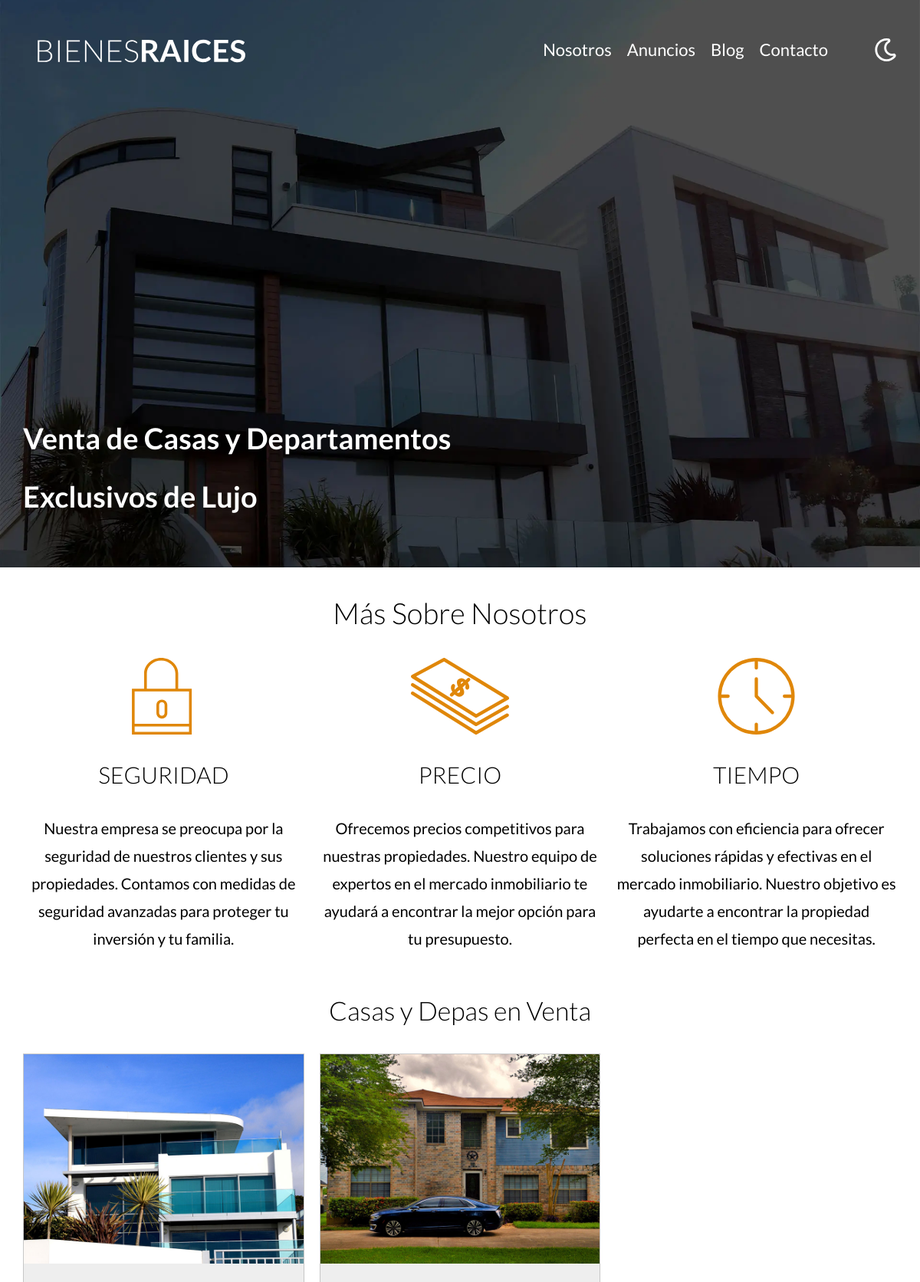
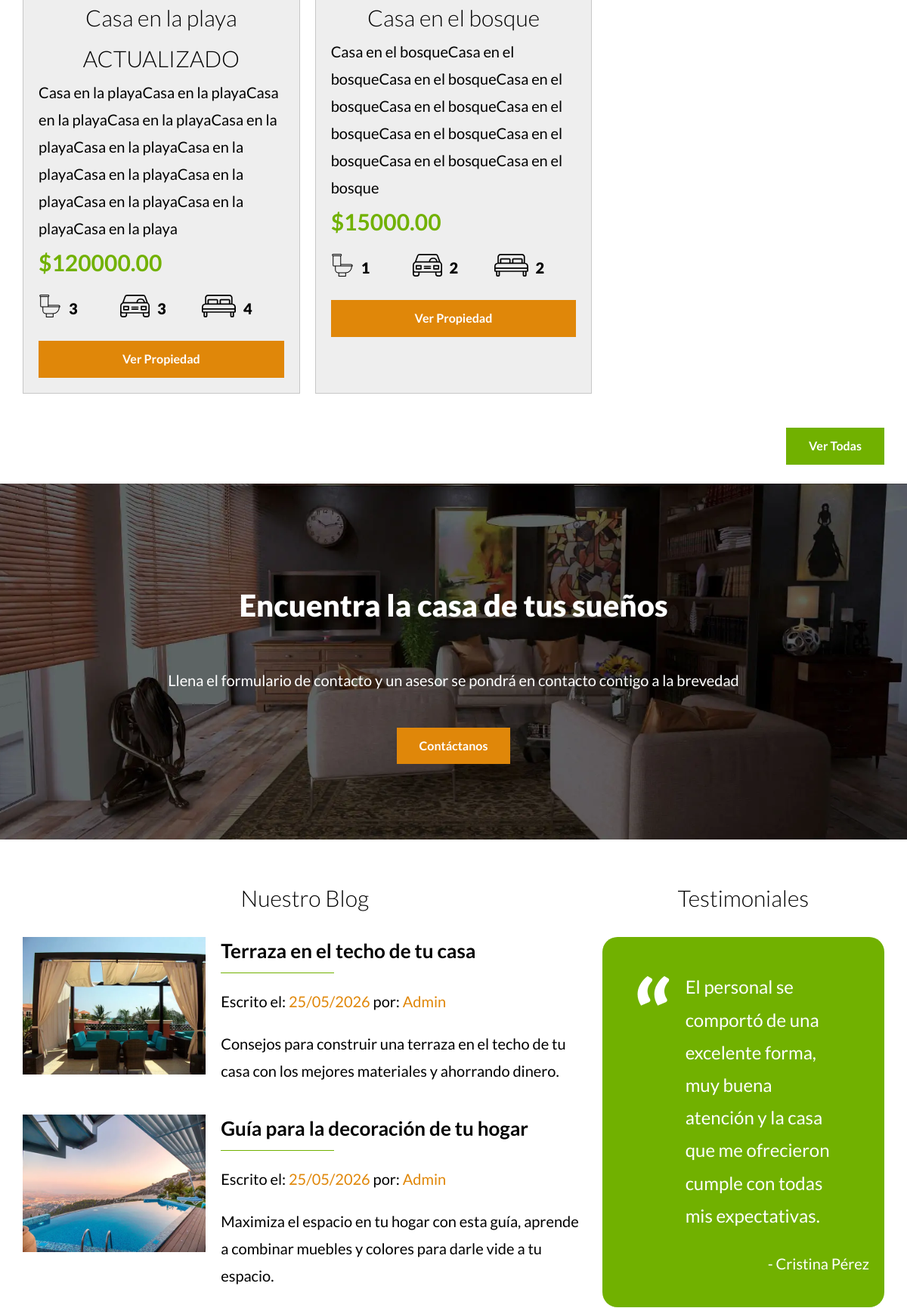
The page / (upper part) on the database its author committed (2 pictures, top to bottom).
### tables this page shows
CREATE TABLE `propiedades` (
  `id` int NOT NULL AUTO_INCREMENT,
  `titulo` varchar(45) DEFAULT NULL,
  `precio` decimal(10,2) DEFAULT NULL,
  `imagen` varchar(200) DEFAULT NULL,
  `descripcion` longtext,
  `habitaciones` int DEFAULT NULL,
  `wc` int DEFAULT NULL,
  `estacionamiento` int DEFAULT NULL,
  `creado` date DEFAULT NULL,
  `vendedores_id` int NOT NULL,
  PRIMARY KEY (`id`),
  KEY `fk_propiedades_vendedores_idx` (`vendedores_id`),
  CONSTRAINT `fk_propiedades_vendedores` FOREIGN KEY (`vendedores_id`) REFERENCES `vendedores` (`id`)
);

### includes/templates/anuncios.php (the view, shortened to what this page needs)
<?php
    $db = conectarDB();
    $query = "SELECT * FROM propiedades LIMIT ${limite}";
    $resultado = mysqli_query($db, $query);
?>
<div class="contenedor-anuncios">
    <?php while($propiedad = mysqli_fetch_assoc($resultado)): ?>
    <div class="anuncio">
        <img loading="lazy" src="imagenes/<?php echo $propiedad['imagen']; ?>" alt="anuncio">
        <div class="contenido-anuncio">
            <h3><?php echo $propiedad['titulo']; ?></h3>
            <p><?php echo $propiedad['descripcion']; ?></p>
            <p class="precio">$<?php echo $propiedad['precio']; ?></p>
            <ul class="iconos-caracteristicas">
                <li>
                    <img class="icono" loading="lazy" src="build/img/icono_wc.svg" alt="icono wc">
                    <p><?php echo $propiedad['wc']; ?></p>
                </li>
                <li>
                    <img class="icono" loading="lazy" src="build/img/icono_estacionamiento.svg" alt="icono icono estacionamiento">
                    <p><?php echo $propiedad['estacionamiento']; ?></p>
                </li>
                <li>
                    <img class="icono" loading="lazy" src="build/img/icono_dormitorio.svg" alt="icono icono dormitorio">
                    <p><?php echo $propiedad['habitaciones']; ?></p>
                </li>
            </ul>
            <a href="anuncio.php?id=<?php echo $propiedad['id']; ?>" class="boton-amarillo-block">
                Ver Propiedad
            </a>
        </div>
    </div>
    <?php endwhile; ?>
</div>

### build/css/app.css (style rules this page uses)
html { -webkit-text-size-adjust:100%;line-height:1.15 }
body { margin:0 }
a { background-color:transparent }
img { border-style:none }
html { box-sizing:border-box;font-size:62.5% }
*,:after,:before { box-sizing:inherit }
body { font-family:Lato,sans-serif;font-size:1.6rem;line-height:1.8 }
p { color:#000;font-size:2rem }
a { text-decoration:none }
img,picture { display:block;width:100% }
h1,h2,h3 { font-family:Lato,sans-serif;font-weight:300;margin:2.5rem 0;text-align:center }
h3 { font-size:3rem }
.boton-amarillo-block { background-color:#e08709;border:none;color:#fff;display:block;font-weight:700;margin-top:2.5rem;padding:1rem 3rem;text-align:center;text-decoration:none }
.icono { text-align:center }
@media (min-width:768px) { .contenedor-anuncios { display:grid;gap:2rem;grid-template-columns:repeat(3,1fr) } }
.anuncio { background-color:#eee;border:1px solid #c7c7c7;margin-bottom:2rem }
.anuncio .contenido-anuncio { padding:2rem }
.anuncio h3,.anuncio p { margin:0 }
.precio { color:#71b100;font-size:3rem;font-weight:700 }
.iconos-caracteristicas { display:flex;list-style:none;max-width:40rem;padding:0 }
.iconos-caracteristicas li { display:flex;flex:1 }
.iconos-caracteristicas li img { flex:0 0 3rem;height:3rem;margin-right:1rem }
.iconos-caracteristicas li p { font-weight:900 }

### rows shown on the page
propiedades: imagen (picture), titulo "Casa en la playa ACTUALIZADO", descripcion "Casa en la playaCasa en la playaCasa en la playaCasa en la playaCasa en la playaCasa en la playaCasa en la playaCasa en la playaCasa en la playaCasa en la playaCasa en la playaCasa en la playa", precio "120000.00", wc "3", estacionamiento "3", habitaciones "4"
propiedades: imagen (picture), titulo "Casa en el bosque", descripcion "Casa en el bosqueCasa en el bosqueCasa en el bosqueCasa en el bosqueCasa en el bosqueCasa en el bosqueCasa en el bosqueCasa en el bosqueCasa en el bosqueCasa en el bosque", precio "15000.00", wc "1", estacionamiento "2", habitaciones "2"
